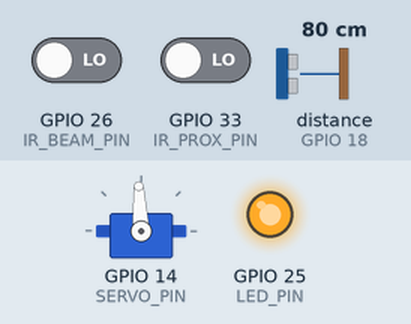
A sketch run on a simulated ESP32. Parts: servo, output pins drawn as LEDs (lit = HIGH). Wiring (inferred from the names in the program): ultrasonic range finder: trigger GPIO 5; echo GPIO 18. Inputs (shaded band) come from the test bench; at power-on: GPIO 26 (IR_BEAM_PIN) LOW, GPIO 33 (IR_PROX_PIN) LOW, distance to the obstacle (sensor on GPIO 18) 80 cm. The echo pulse lasts 58.3 µs per cm; servo pulses on a pin are drawn as a servo (544–2400 µs = 0–180°); pins used as bus, display or sensor lines are not drawn; what the sketch prints to the serial monitor is not drawn.

Above: at 1.2 s.
1.3 s: GPIO 26 (IR_BEAM_PIN) driven HIGH
4.3 s: GPIO 33 (IR_PROX_PIN) driven HIGH
At 5.5 s:
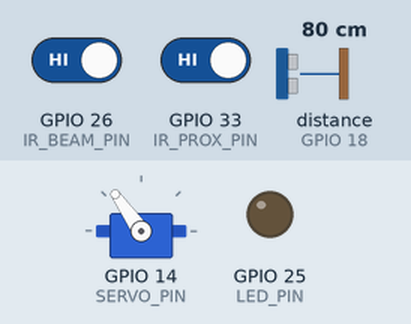
6.2 s: distance to the obstacle (sensor on GPIO 18) set to 12 cm
7.7 s: distance to the obstacle (sensor on GPIO 18) set to 9 cm
At 8.3 s:
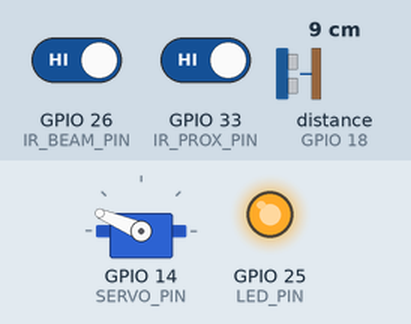
10.7 s: distance to the obstacle (sensor on GPIO 18) set to 18 cm
At 12.0 s:
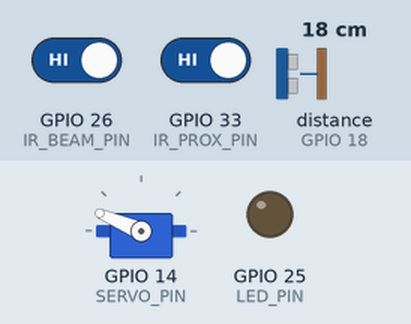
13.7 s: distance to the obstacle (sensor on GPIO 18) set to 2 cm
At 16.3 s:
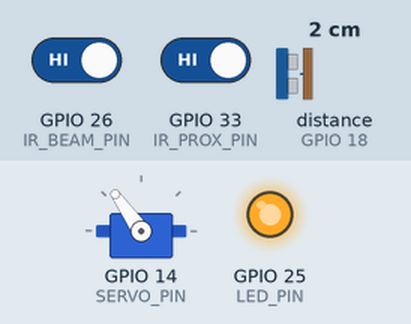
Timing chart, 0 to 17.7 s (numbered marks = the images above; inputs shaded):
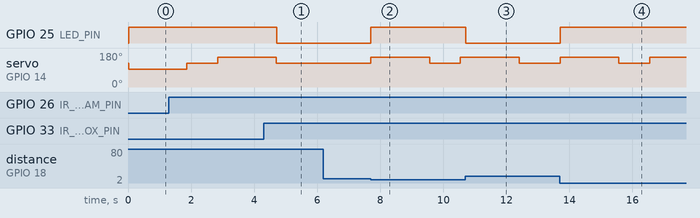

The sketch:

devkit_controller.ino
```cpp
// ESP32 DevKit Controller Code

#include <Arduino.h>

// Pins
#define IR_PROX_PIN 33
#define IR_BEAM_PIN 26
#define US_TRIG_PIN 5
#define US_ECHO_PIN 18
#define LED_PIN 25
#define SERVO_PIN 14
#define CAM_TRIGGER_PIN 23

//  FIXED LOGIC LEVEL
#define BEAM_INTACT_LEVEL HIGH
#define PROX_ACTIVE_LEVEL LOW  // ← FIXED

#define US_DETECT_CM 10.0f

// Servo PWM
#define SERVO_FREQ_HZ 50
#define SERVO_RES_BITS 16

#define SERVO_MIN_US 500
#define SERVO_MAX_US 2500

int servoHome = 120;
int servoProxAngle = 150;
int servoBeamAngle = 90;
int servoUSAngle = 150;

#define SERVO_SETTLE_MS 350
#define CAPTURE_HOLD_MS 1500
#define RETURN_SETTLE_MS 350
#define COOLDOWN_MS 600

enum SystemState { READY, TARGET_SETTLE, CAPTURE_HOLD, RETURN_SETTLE, COOLDOWN };
SystemState sysState = READY;

unsigned long stateStart = 0;
int targetAngle = 90;

// ---------------- Ultrasonic ----------------
float readUltrasonicCM() {
  digitalWrite(US_TRIG_PIN, LOW);
  delayMicroseconds(2);

  digitalWrite(US_TRIG_PIN, HIGH);
  delayMicroseconds(10);

  digitalWrite(US_TRIG_PIN, LOW);

  unsigned long duration = pulseIn(US_ECHO_PIN, HIGH, 25000UL);
  if (duration == 0) return -1.0;

  return (duration * 0.0343) / 2.0;
}

// ---------------- Servo ----------------
void setServoAngle(int angle) {
  angle = constrain(angle, 0, 180);

  int us = SERVO_MIN_US +
           ((SERVO_MAX_US - SERVO_MIN_US) * angle) / 180;

  uint32_t duty = ((1 << SERVO_RES_BITS) - 1) * us / 20000;

  // 🔥 FIXED FOR ESP32 v3
  ledcWrite(SERVO_PIN, duty);
}

// ---------------- Camera Trigger ----------------
void triggerCamera() {
  Serial.println("📸 Triggering Camera");

  digitalWrite(CAM_TRIGGER_PIN, LOW);
  delay(CAPTURE_HOLD_MS);
  digitalWrite(CAM_TRIGGER_PIN, HIGH);
}

// ---------------- Setup ----------------
void setup() {
  Serial.begin(115200);
  Serial.println("\nIntrusion Sentinel - IR Prox + Beam + Ultrasonic");

  pinMode(IR_PROX_PIN, INPUT);
  pinMode(IR_BEAM_PIN, INPUT);
  pinMode(US_TRIG_PIN, OUTPUT);
  pinMode(US_ECHO_PIN, INPUT);
  pinMode(LED_PIN, OUTPUT);

  pinMode(CAM_TRIGGER_PIN, OUTPUT_OPEN_DRAIN);
  digitalWrite(CAM_TRIGGER_PIN, HIGH);

  // 🔥 FIXED PWM INIT
  ledcAttach(SERVO_PIN, SERVO_FREQ_HZ, SERVO_RES_BITS);

  setServoAngle(servoHome);
  digitalWrite(LED_PIN, LOW);

  Serial.println("System ready!");
}

// ---------------- Main Loop ----------------
void loop() {

  bool proxDetect = (digitalRead(IR_PROX_PIN) == PROX_ACTIVE_LEVEL);
  bool beamBroken = (digitalRead(IR_BEAM_PIN) != BEAM_INTACT_LEVEL);

  float dist1 = readUltrasonicCM();
  delay(8);
  float dist2 = readUltrasonicCM();

  float distance = (dist1 < 0 && dist2 < 0) ? -1.0 : min(dist1, dist2);
  bool usDetect = (distance > 0 && distance <= US_DETECT_CM);

  bool anyDetect = proxDetect || beamBroken || usDetect;

  digitalWrite(LED_PIN, anyDetect ? HIGH : LOW);

  switch (sysState) {

    case READY:
      if (anyDetect) {

        if (beamBroken)
          targetAngle = servoBeamAngle;
        else if (proxDetect)
          targetAngle = servoProxAngle;
        else if (usDetect)
          targetAngle = servoUSAngle;

        setServoAngle(targetAngle);

        sysState = TARGET_SETTLE;
        stateStart = millis();

        Serial.printf("Detection -> Servo %d° | prox=%d beam=%d us=%d\n",
                      targetAngle, proxDetect, beamBroken, usDetect);
      }
      break;

    case TARGET_SETTLE:
      if (millis() - stateStart >= SERVO_SETTLE_MS) {

        triggerCamera();
        setServoAngle(servoHome);

        sysState = RETURN_SETTLE;
        stateStart = millis();

        Serial.println("Capture done. Returning home...");
      }
      break;

    case RETURN_SETTLE:
      if (millis() - stateStart >= RETURN_SETTLE_MS) {
        sysState = COOLDOWN;
        stateStart = millis();
      }
      break;

    case COOLDOWN:
      if (millis() - stateStart >= COOLDOWN_MS) {
        sysState = READY;
        Serial.println("System ready for next detection.");
      }
      break;
  }

  delay(5);
}
```

Measured:
- the behaviour switches between 11 and 10 cm on distance to the obstacle (sensor on GPIO 18) (found by bisection; images 1 and 2)
- after the input at 4.3 s, GPIO 25 (LED_PIN): HIGH → LOW after 0.42 s; servo on GPIO 14 (SERVO_PIN): goes on until 4.7 s, then stays 125°
- after the input at 6.2 s, every drawn part: stays the same
- after the input at 7.7 s, GPIO 25 (LED_PIN): LOW → HIGH at once; servo on GPIO 14 (SERVO_PIN): 125° → 157° at once, → 125° 1.9 s later, → 157° 0.98 s later
- after the input at 10.7 s, GPIO 25 (LED_PIN): HIGH → LOW at once
- after the input at 13.7 s, GPIO 25 (LED_PIN): LOW → HIGH at once; servo on GPIO 14 (SERVO_PIN): 125° → 157° at once, → 125° 1.9 s later, → 157° 0.98 s later
